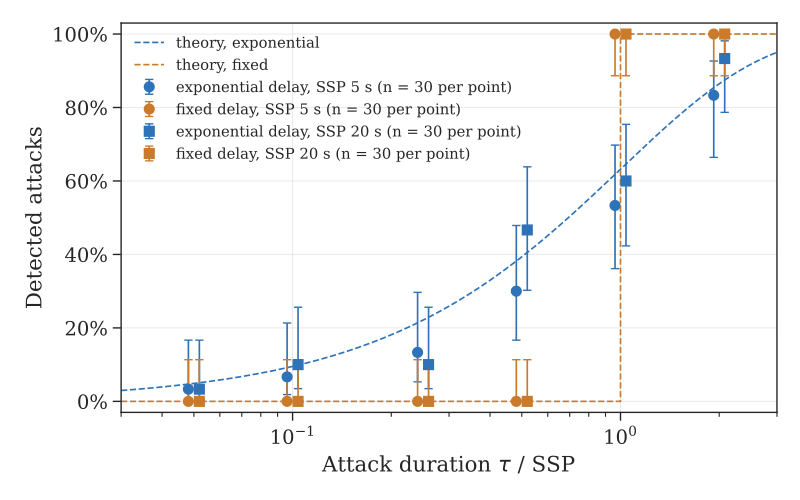

This figure's Python source:
#!/usr/bin/env python3
"""
TOCTOU detection rate against tau/SSP, fixed and exponential measurement delay.

Reads the CSVs of run_experiments_toctou.py (one row per tamper-run-restore
trial) and plots, for each SSP and mode, the share of detected attacks with its
95 % Wilson interval. Theory: 1 - exp(-tau/SSP) for the exponential delay, and
for the fixed delay, nothing before tau = SSP and everything after.
"""

import csv, math
from collections import defaultdict
from pathlib import Path

import matplotlib
matplotlib.use("Agg")
import matplotlib.pyplot as plt
import numpy as np
import plot_style

SCRIPT_DIR = Path(__file__).parent
DATA_DIR   = SCRIPT_DIR.parent / "data" / "toctou" / "results"
OUT_PDF    = SCRIPT_DIR / "lineplot_toctou_detection.pdf"

FONT_SCALE = 1.6
C_MODE  = {"fixed": "#C97A2B", "exp": "#2E72B8"}   # orange, blue
LABEL   = {"fixed": "fixed delay", "exp": "exponential delay"}
MARKERS = ["o", "s", "^", "D"]                     # one per SSP
DODGE   = 1.08                                     # x shift between SSPs, on the log axis

plot_style.apply(FONT_SCALE)


def wilson(k, n, z=1.96):
    p = k / n
    d = 1 + z * z / n
    c = (p + z * z / (2 * n)) / d
    h = z * math.sqrt(p * (1 - p) / n + z * z / (4 * n * n)) / d
    return c - h, c + h


def load():
    """{(ssp_ms, mode): {ratio: [detected, ...]}}, complete trials only."""
    out = defaultdict(lambda: defaultdict(list))
    files = sorted(DATA_DIR.glob("SSP*ms-*.csv"))
    if not files:
        raise SystemExit(f"no CSV in {DATA_DIR}")
    for f in files:
        with f.open() as fh:
            for row in csv.DictReader(fh):
                if row["complete"] == "1":
                    out[(int(row["ssp_ms"]), row["mode"])][float(row["ratio"])].append(int(row["detected"]))
    return out


def main():
    data = load()
    ssps = sorted({s for s, _ in data})
    fig, ax = plt.subplots(figsize=(8, 5))

    x = np.logspace(np.log10(0.03), np.log10(3), 200)
    ax.plot(x, 1 - np.exp(-x), color=C_MODE["exp"], lw=1.2, ls="--", label="theory, exponential")
    ax.plot([0.03, 1, 1, 3], [0, 0, 1, 1], color=C_MODE["fixed"], lw=1.2, ls="--", label="theory, fixed")

    for (ssp, mode), by_ratio in sorted(data.items()):
        r = sorted(by_ratio)
        n = [len(by_ratio[q]) for q in r]
        k = [sum(by_ratio[q]) for q in r]
        rate = [a / b for a, b in zip(k, n)]
        lo, hi = zip(*(wilson(a, b) for a, b in zip(k, n)))
        shift = DODGE ** (ssps.index(ssp) - (len(ssps) - 1) / 2)
        ax.errorbar([q * shift for q in r], rate, yerr=[np.subtract(rate, lo), np.subtract(hi, rate)], color=C_MODE[mode],
                    marker=MARKERS[ssps.index(ssp)], ms=7, lw=0, elinewidth=1.2, capsize=3,
                    label=f"{LABEL[mode]}, SSP {ssp / 1000:g} s (n = {min(n)} per point)")

    ax.set_xscale("log")
    ax.set_xlim(0.03, 3)
    ax.set_ylim(-0.03, 1.03)
    ax.set_xlabel(r"Attack duration $\tau$ / SSP")
    ax.set_ylabel("Detected attacks")
    ax.yaxis.set_major_formatter(matplotlib.ticker.PercentFormatter(1.0))
    ax.grid(axis="both", **plot_style.GRID_KW)
    ax.tick_params(axis="both", **plot_style.TICK_KW)
    ax.legend(fontsize="x-small", loc="upper left", frameon=False)
    fig.tight_layout()
    fig.savefig(OUT_PDF)
    print(f"Saved: {OUT_PDF}")


if __name__ == "__main__":
    main()
